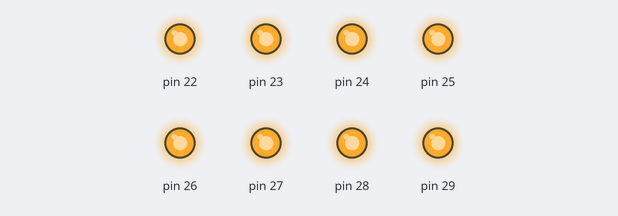
Simulated run of this sketch. Board: Arduino Mega 2560, built with avr-gcc and run on an emulated ATmega2560. Parts: output pins drawn as LEDs (lit = HIGH).

Above: at 0.12 s.
At 2.37 s:
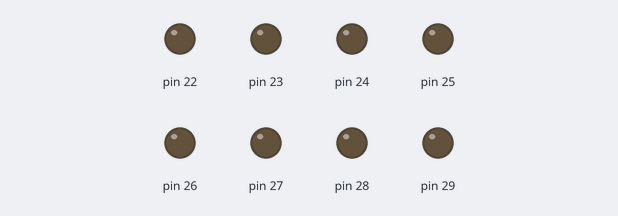
Timing chart, 0 to 3.0 s (numbered marks = the images above):
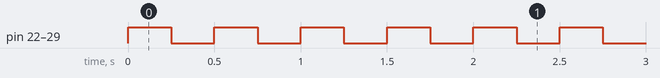

The sketch:

Ex04.ino
```cpp
/*
 *  Programa: Piscar 8 leds
 *  Arduino : MEGA 2560
 *  Autor   : Rahul M. Juliato
 *  Data    : 18.09.2019
 */


#define tempo 250

void setup(){

  pinMode(22, OUTPUT);
  pinMode(23, OUTPUT);
  pinMode(24, OUTPUT);
  pinMode(25, OUTPUT);
  pinMode(26, OUTPUT);
  pinMode(27, OUTPUT);
  pinMode(28, OUTPUT);
  pinMode(29, OUTPUT);

}


void loop(){

  digitalWrite(22, HIGH);
  digitalWrite(23, HIGH);
  digitalWrite(24, HIGH);
  digitalWrite(25, HIGH);
  digitalWrite(26, HIGH);
  digitalWrite(27, HIGH);
  digitalWrite(28, HIGH);
  digitalWrite(29, HIGH);

  delay(tempo);

  digitalWrite(22, LOW);
  digitalWrite(23, LOW);
  digitalWrite(24, LOW);
  digitalWrite(25, LOW);
  digitalWrite(26, LOW);
  digitalWrite(27, LOW);
  digitalWrite(28, LOW);
  digitalWrite(29, LOW);

  delay(tempo);

}
```

Measured:
- by itself, pin 22–29: alternates HIGH for 0.25 s and LOW for 0.25 s
